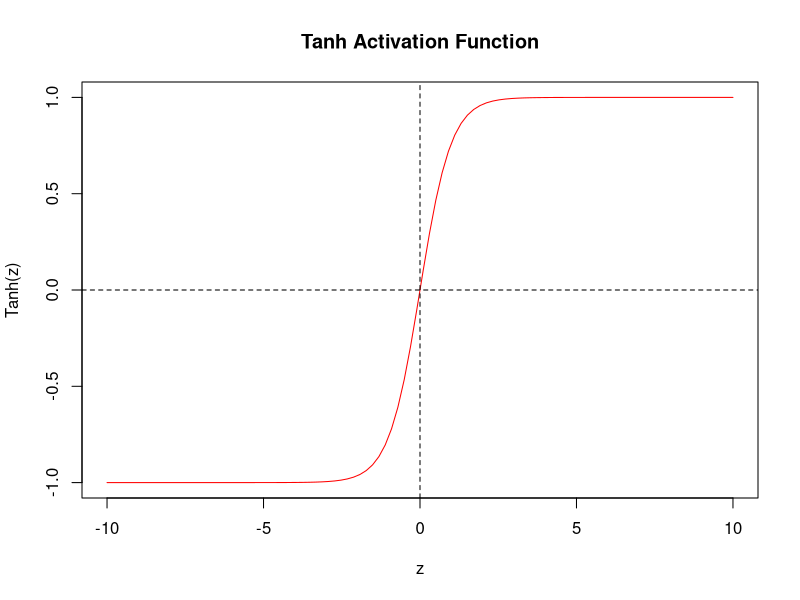
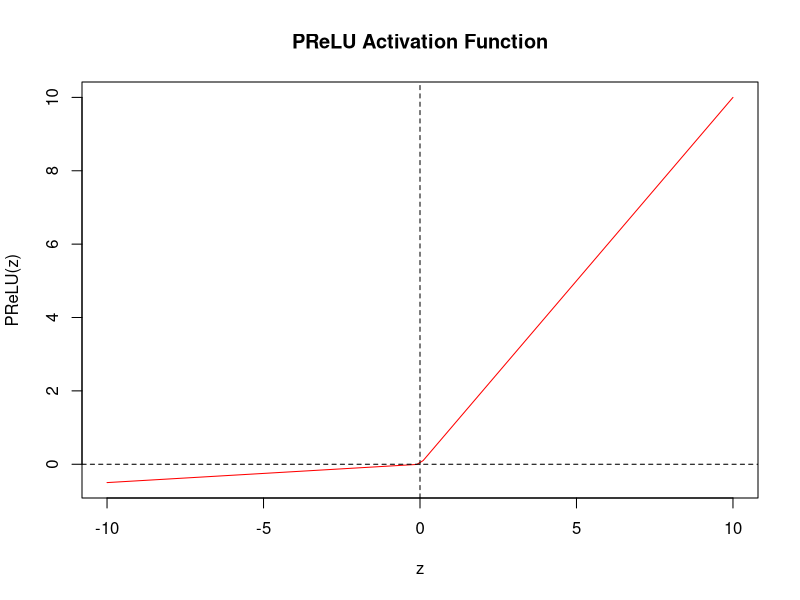
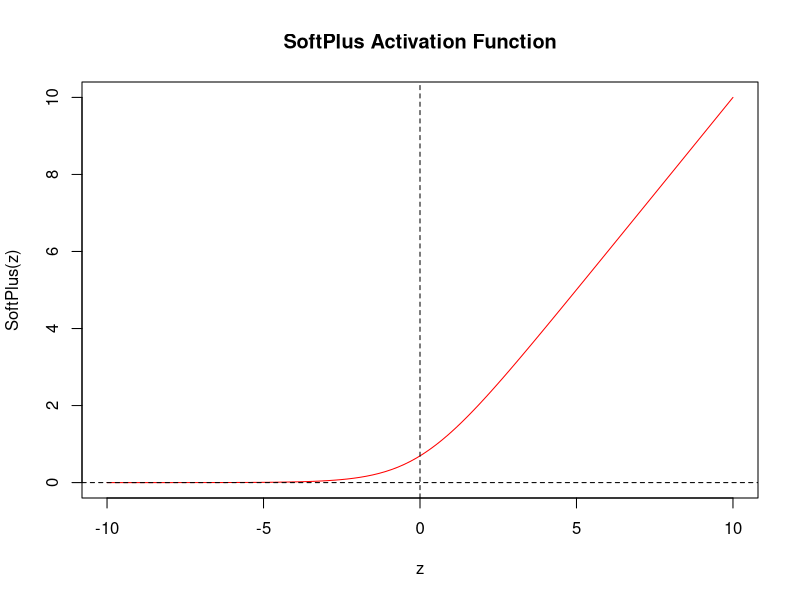
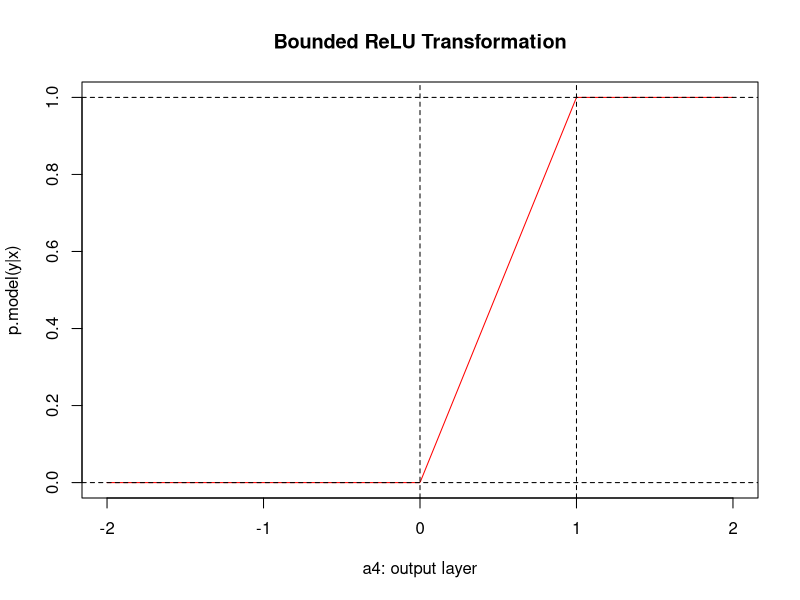
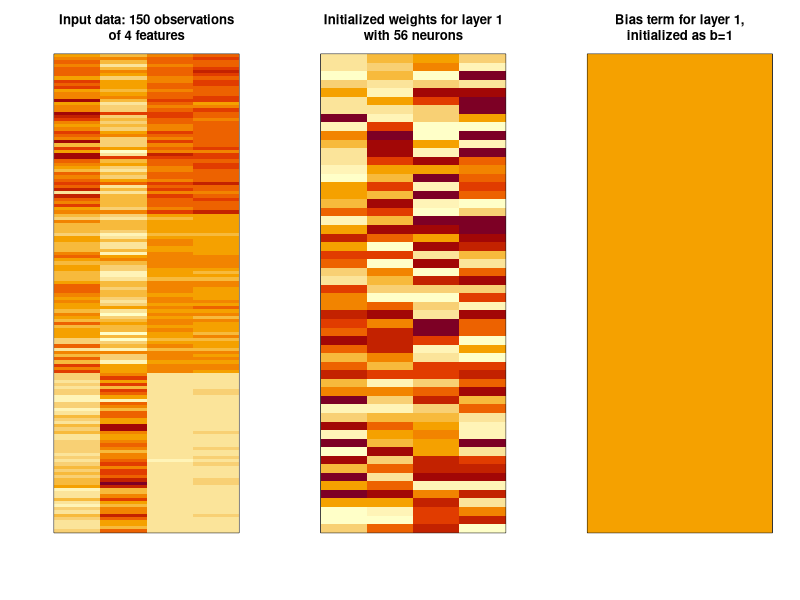
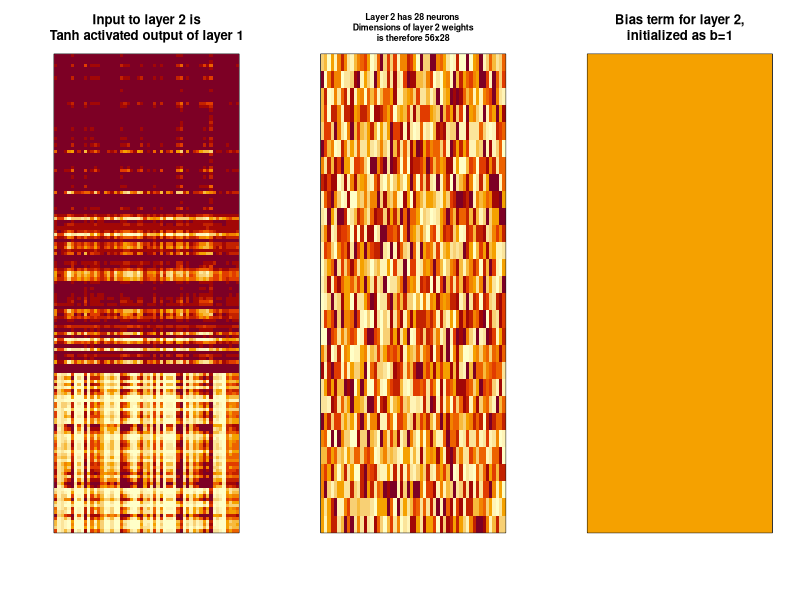
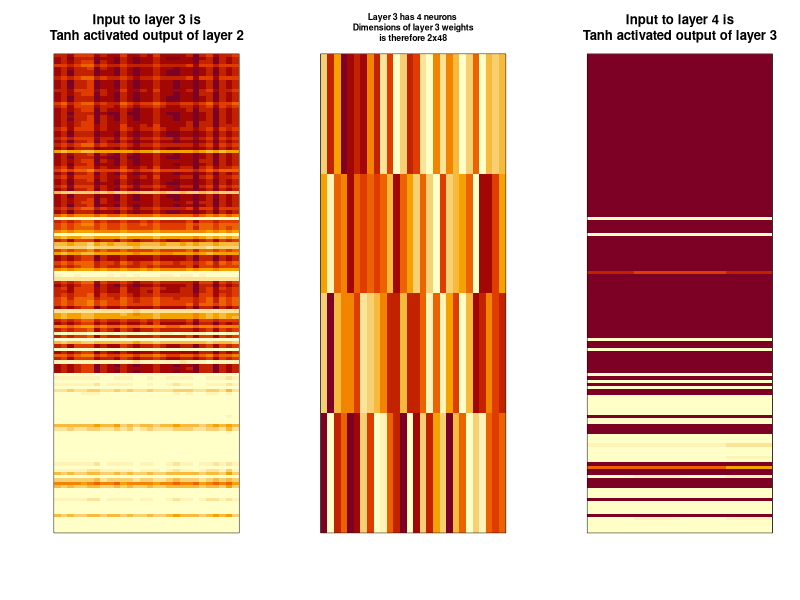
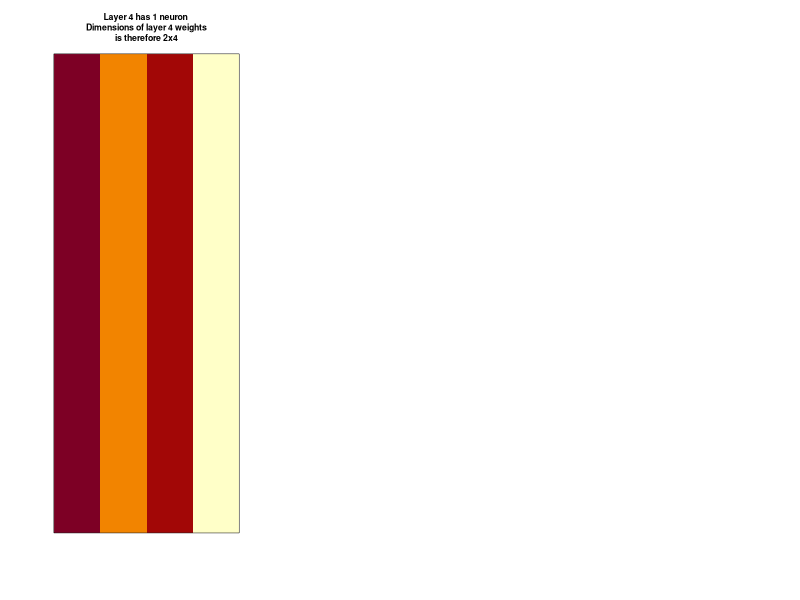

R code for these plots, in order:
## ---- chunk 1
knitr::opts_chunk$set(echo = TRUE,message = F,warning = F)
## ---- chunk 2
data(iris)

x <- as.matrix(iris[,1:4])
y <- ifelse(iris$Species=="setosa",1,0)
## ---- chunk 3
x <- scale(x)
x <- t(x)

w1 <- matrix(
  runif(56 * ncol(x)),
  nrow = nrow(x),
  ncol = 56,
  byrow = TRUE
)
## ---- chunk 4
#Output of layer 1, pre-nonlinear activation
a0 <- x

#init bias term=1
b1 <- 1

z1 <- (t(w1) %*% a0) + b1

#Tanh activation function applied to input of layer1

g1 <- function(z){
  (2/(1+exp(-2*z)))-1
}


a1 <- g1(z=z1)

#Weights matrix of layer 2

w2 <- matrix(
  runif(28 * nrow(a1)),
  nrow = nrow(a1),
  ncol = 28,
  byrow = TRUE
)

#Output of layer2, pre-nonlinear activation

b2 <- 1

z2 <- (t(w2) %*% a1) + b2

#Parametric Rectified Linear Unit (PReLU) activation function applied to input of layer1

alpha=0.05

g2 <- function(z, alpha){
  
for(i in 1:nrow(z)){
  for(j in 1:ncol(z)){
    if(z[i,j]>=0){
      z[i,j] <- z[i,j]
    }else{
      z[i,j] <- alpha * z[i,j]
    }
  }
}
  return(z)
}

a2 <- g2(z=z2,alpha)

#We'll use the Tanh Activation function in layer 3

w3 <- matrix(
  runif(nrow(a2) * 4),
  nrow = nrow(a2),
  ncol = 4,
  byrow = TRUE
)

b3 <- 1

z3 <- (t(w3) %*% a2) + b3

a3 <- g1(z3)

#And in layer 4 we'll use SoftPlus

w4 <- matrix(
  runif(nrow(a3)),
  nrow = nrow(a3),
  ncol = 1,
  byrow = TRUE
)

b4 <- 1

z4 <- (t(w4) %*% a3) + b4

g3 <- function(z){
  log(1+exp(z),base=exp(1))
}

a4 <- g3(z4)

#To provide a probability between 0 and 1, we do a bounded relu

y.hat <- as.numeric(a4)
y.hat.prob <- function(y.hat){
  y.hat[y.hat<0] <- 0
  y.hat[y.hat>1] <- 1
  y.hat
}

y.hat <- y.hat.prob(y.hat)

## ---- chunk 5
#Tanh
tanh.plot.x <- seq(-10,10,length.out = 100)
tanh.plot.y <- g1(z=tanh.plot.x)

plot(x=tanh.plot.x,y=tanh.plot.y,type="l",col="red",main="Tanh Activation Function", ylab = "Tanh(z)",xlab="z")
abline(h=0,lty="dashed")
abline(v=0,lty="dashed")

#PReLU
prelu.x <- as.matrix(seq(-10,10,length.out = 100))
prelu.y <- g2(z=prelu.x,alpha)

plot(x=prelu.x,y=prelu.y,type="l",col="red",main="PReLU Activation Function", ylab = "PReLU(z)",xlab="z")
abline(h=0,lty="dashed")
abline(v=0,lty="dashed")

#Softplus//TODO:

softplus.x <- seq(-10,10,length.out = 100)
softplus.y <- g3(softplus.x)

plot(x=softplus.x,y=softplus.y,type="l",col="red",main="SoftPlus Activation Function", ylab = "SoftPlus(z)",xlab="z")
abline(h=0,lty="dashed")
abline(v=0,lty="dashed")

#"Bounded ReLU"

brelu.x <- as.numeric(seq(-2,2,length.out = 1000))
brelu.y <- y.hat.prob(y.hat=brelu.x)

plot(x=brelu.x,y=brelu.y,type="l",col="red",main="Bounded ReLU Transformation", ylab = "p.model(y|x)",xlab="a4: output layer")
abline(h=0,lty="dashed")
abline(v=0,lty="dashed")
abline(v=1,lty="dashed")
abline(h=1,lty="dashed")
## ---- chunk 6
par(mfrow=c(1,3))

image(a0,yaxt='n',xaxt='n',main="Input data: 150 observations\nof 4 features")
image(w1,yaxt='n',xaxt='n',main="Initialized weights for layer 1\nwith 56 neurons")
image(as.matrix(b1),yaxt='n',xaxt='n',main="Bias term for layer 1,\ninitialized as b=1")

image(a1,yaxt='n',xaxt='n',main="Input to layer 2 is\nTanh activated output of layer 1")
image(w2,yaxt='n',xaxt='n',main="Layer 2 has 28 neurons \nDimensions of layer 2 weights\nis therefore 56x28",cex.main=0.8)
image(as.matrix(b2),yaxt='n',xaxt='n',main="Bias term for layer 2,\ninitialized as b=1")

image(a2,yaxt='n',xaxt='n',main="Input to layer 3 is\nTanh activated output of layer 2")
image(w3,yaxt='n',xaxt='n',main="Layer 3 has 4 neurons \nDimensions of layer 3 weights\nis therefore 2x48",cex.main=0.8)

image(a3,yaxt='n',xaxt='n',main="Input to layer 4 is\nTanh activated output of layer 3")
image(w4,yaxt='n',xaxt='n',main="Layer 4 has 1 neuron \nDimensions of layer 4 weights\nis therefore 2x4",cex.main=0.8)

par(mfrow=c(1,1))

image(t(a4),yaxt='n',xaxt='n',main="The Raw Output of the Neural Network")
image(as.matrix(y.hat),yaxt='n',xaxt='n',main="The Raw Output of the Neural Network\n
      Transformed to probabilities for each obeservation")
image(as.matrix(y),yaxt='n',xaxt='n',main="The True Class Labels (if 'setosa' then TRUE else FALSE end")
## ---- chunk 7

cache.nn <- list(
  #parameters for layer1:
    #input
  a0 <- a0,
    #parameters tuned for this layer
  w1 <- w1,
  b1 <- b1,
  z1 <- z1,
  
  #parameters for layer2:
    #input
  a1 <- a1,
    #parameters tuned for this layer
  w2 <- w2,
  b2 <- b2,
  z2 <- z2,
  alpha <- alpha,
#parameters for layer2:
    #input  
  a2 <- a2,
    #parameters tuned for this layer
  w3 <- w3,
  b3 <- b3,
  z3 <- z3,

#parameters for layer2:
    #input   
  a3 <- a3,
#parameters tuned for this layer
  w4 <- w4,
  b4 <- b4,
  z4 <- z4,

#parameters for layer2:
    #input    
  a3 <- a3,
#parameters tuned for this layer
  w4 <- w4,
  b4 <- b4,
  z4 <- z4,

#output of neural network
  a4 <- a4,
#transformed to a probability
  y.hat <- y.hat

)
